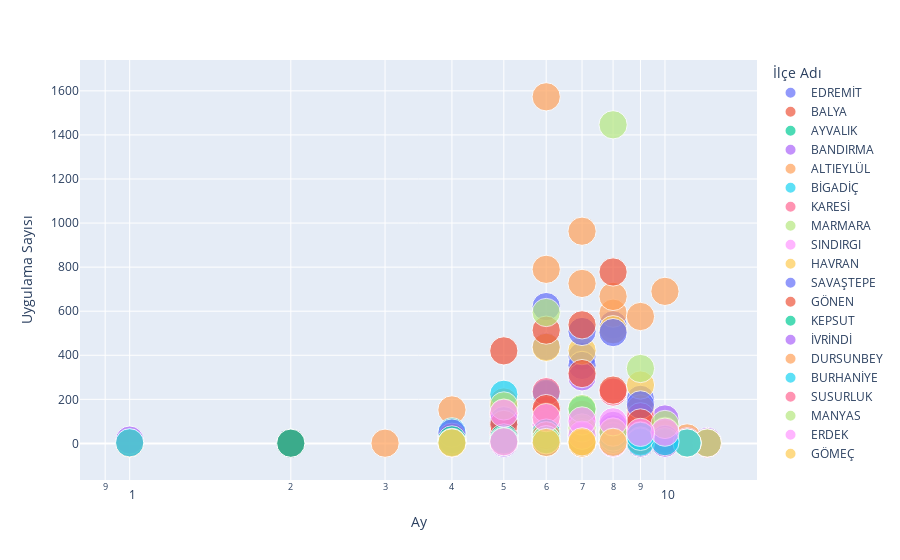

This figure's notebook cell:
### Code cell
fig = px.scatter(data, x="Ay", y="Uygulama Sayısı",size="Yıl",color='İlçe Adı',
                 hover_name="Ay", log_x=1)

fig.show()

### Figure 1 — Plotly figure (JSON) as saved in the notebook; plotly's stock layout.template omitted (floating-point values rounded to 4 significant figures)
{"data": [{"hovertemplate": "<b>%{hovertext}</b><br><br>İlçe Adı=EDREMİT<br>Ay=%{x}<br>Uygulama Sayısı=%{y}<br>Yıl=%{marker.size}<extra></extra>", "hovertext": [2, 1, 10, 9, 8, 7, 6, 5, 4, 2, 12, 11, 10, 9, 8, 7, 6, 5, 4], "legendgroup": "EDREMİT", "marker": {"color": "#636efa", "size": [2018, 2018, 2017, 2017, 2017, 2017, 2017, 2017, 2017, 2017, 2016, 2016, 2016, 2016, 2016, 2016, 2016, 2016, 2016], "sizemode": "area", "sizeref": 5.045, "symbol": "circle"}, "mode": "markers", "name": "EDREMİT", "showlegend": true, "type": "scatter", "x": [2, 1, 10, 9, 8, 7, 6, 5, 4, 2, 12, 11, 10, 9, 8, 7, 6, 5, 4], "xaxis": "x", "y": [1, 2, 6, 200, 538, 396, 84, 29, 17, 1, 2, 1, 32, 108, 514, 354, 440, 37, 23], "yaxis": "y"}, {"hovertemplate": "<b>%{hovertext}</b><br><br>İlçe Adı=BALYA<br>Ay=%{x}<br>Uygulama Sayısı=%{y}<br>Yıl=%{marker.size}<extra></extra>", "hovertext": [2, 9, 8, 7, 9, 8, 7, 6], "legendgroup": "BALYA", "marker": {"color": "#EF553B", "size": [2018, 2017, 2017, 2017, 2016, 2016, 2016, 2016], "sizemode": "area", "sizeref": 5.045, "symbol": "circle"}, "mode": "markers", "name": "BALYA", "showlegend": true, "type": "scatter", "x": [2, 9, 8, 7, 9, 8, 7, 6], "xaxis": "x", "y": [1, 4, 22, 23, 19, 55, 41, 64], "yaxis": "y"}, {"hovertemplate": "<b>%{hovertext}</b><br><br>İlçe Adı=AYVALIK<br>Ay=%{x}<br>Uygulama Sayısı=%{y}<br>Yıl=%{marker.size}<extra></extra>", "hovertext": [2, 9, 8, 7, 6, 5, 4, 10, 9, 8, 7, 6, 5], "legendgroup": "AYVALIK", "marker": {"color": "#00cc96", "size": [2018, 2017, 2017, 2017, 2017, 2017, 2017, 2016, 2016, 2016, 2016, 2016, 2016], "sizemode": "area", "sizeref": 5.045, "symbol": "circle"}, "mode": "markers", "name": "AYVALIK", "showlegend": true, "type": "scatter", "x": [2, 9, 8, 7, 6, 5, 4, 10, 9, 8, 7, 6, 5], "xaxis": "x", "y": [1, 93, 5, 41, 42, 3, 8, 3, 1, 8, 10, 8, 12], "yaxis": "y"}, {"hovertemplate": "<b>%{hovertext}</b><br><br>İlçe Adı=BANDIRMA<br>Ay=%{x}<br>Uygulama Sayısı=%{y}<br>Yıl=%{marker.size}<extra></extra>", "hovertext": [1, 12, 10, 9, 8, 7, 6, 5, 12, 11, 10, 9, 8, 7, 6, 5], "legendgroup": "BANDIRMA", "marker": {"color": "#ab63fa", "size": [2018, 2017, 2017, 2017, 2017, 2017, 2017, 2017, 2016, 2016, 2016, 2016, 2016, 2016, 2016, 2016], "sizemode": "area", "sizeref": 5.045, "symbol": "circle"}, "mode": "markers", "name": "BANDIRMA", "showlegend": true, "type": "scatter", "x": [1, 12, 10, 9, 8, 7, 6, 5, 12, 11, 10, 9, 8, 7, 6, 5], "xaxis": "x", "y": [15, 9, 12, 24, 66, 89, 50, 4, 1, 14, 111, 106, 82, 302, 223, 165], "yaxis": "y"}, {"hovertemplate": "<b>%{hovertext}</b><br><br>İlçe Adı=ALTIEYLÜL<br>Ay=%{x}<br>Uygulama Sayısı=%{y}<br>Yıl=%{marker.size}<extra></extra>", "hovertext": [1, 12, 11, 10, 9, 8, 7, 6, 5, 4, 3, 11, 10, 9, 8, 7, 6, 5, 4], "legendgroup": "ALTIEYLÜL", "marker": {"color": "#FFA15A", "size": [2018, 2017, 2017, 2017, 2017, 2017, 2017, 2017, 2017, 2017, 2017, 2016, 2016, 2016, 2016, 2016, 2016, 2016, 2016], "sizemode": "area", "sizeref": 5.045, "symbol": "circle"}, "mode": "markers", "name": "ALTIEYLÜL", "showlegend": true, "type": "scatter", "x": [1, 12, 11, 10, 9, 8, 7, 6, 5, 4, 3, 11, 10, 9, 8, 7, 6, 5, 4], "xaxis": "x", "y": [1, 1, 2, 26, 157, 591, 726, 790, 188, 3, 1, 25, 690, 576, 667, 963, 1573, 135, 152], "yaxis": "y"}, {"hovertemplate": "<b>%{hovertext}</b><br><br>İlçe Adı=BİGADİÇ<br>Ay=%{x}<br>Uygulama Sayısı=%{y}<br>Yıl=%{marker.size}<extra></extra>", "hovertext": [1, 11, 9, 8, 7, 6, 5, 4, 10, 9, 8, 7, 6, 5, 4], "legendgroup": "BİGADİÇ", "marker": {"color": "#19d3f3", "size": [2018, 2017, 2017, 2017, 2017, 2017, 2017, 2017, 2016, 2016, 2016, 2016, 2016, 2016, 2016], "sizemode": "area", "sizeref": 5.045, "symbol": "circle"}, "mode": "markers", "name": "BİGADİÇ", "showlegend": true, "type": "scatter", "x": [1, 11, 9, 8, 7, 6, 5, 4, 10, 9, 8, 7, 6, 5, 4], "xaxis": "x", "y": [3, 3, 12, 16, 63, 228, 223, 4, 6, 1, 1, 3, 51, 35, 53], "yaxis": "y"}, {"hovertemplate": "<b>%{hovertext}</b><br><br>İlçe Adı=KARESİ<br>Ay=%{x}<br>Uygulama Sayısı=%{y}<br>Yıl=%{marker.size}<extra></extra>", "hovertext": [12, 11, 9, 8, 7, 6, 5, 4, 12, 10, 9, 8, 7, 6, 5, 4], "legendgroup": "KARESİ", "marker": {"color": "#FF6692", "size": [2017, 2017, 2017, 2017, 2017, 2017, 2017, 2017, 2016, 2016, 2016, 2016, 2016, 2016, 2016, 2016], "sizemode": "area", "sizeref": 5.045, "symbol": "circle"}, "mode": "markers", "name": "KARESİ", "showlegend": true, "type": "scatter", "x": [12, 11, 9, 8, 7, 6, 5, 4, 12, 10, 9, 8, 7, 6, 5, 4], "xaxis": "x", "y": [3, 8, 9, 47, 132, 150, 38, 1, 1, 17, 121, 233, 28, 235, 46, 28], "yaxis": "y"}, {"hovertemplate": "<b>%{hovertext}</b><br><br>İlçe Adı=MARMARA<br>Ay=%{x}<br>Uygulama Sayısı=%{y}<br>Yıl=%{marker.size}<extra></extra>", "hovertext": [12, 9, 8], "legendgroup": "MARMARA", "marker": {"color": "#B6E880", "size": [2017, 2017, 2017], "sizemode": "area", "sizeref": 5.045, "symbol": "circle"}, "mode": "markers", "name": "MARMARA", "showlegend": true, "type": "scatter", "x": [12, 9, 8], "xaxis": "x", "y": [2, 2, 3], "yaxis": "y"}, {"hovertemplate": "<b>%{hovertext}</b><br><br>İlçe Adı=SINDIRGI<br>Ay=%{x}<br>Uygulama Sayısı=%{y}<br>Yıl=%{marker.size}<extra></extra>", "hovertext": [11, 9, 8, 7, 6, 5, 6], "legendgroup": "SINDIRGI", "marker": {"color": "#FF97FF", "size": [2017, 2017, 2017, 2017, 2017, 2017, 2016], "sizemode": "area", "sizeref": 5.045, "symbol": "circle"}, "mode": "markers", "name": "SINDIRGI", "showlegend": true, "type": "scatter", "x": [11, 9, 8, 7, 6, 5, 6], "xaxis": "x", "y": [1, 7, 1, 4, 85, 133, 5], "yaxis": "y"}, {"hovertemplate": "<b>%{hovertext}</b><br><br>İlçe Adı=HAVRAN<br>Ay=%{x}<br>Uygulama Sayısı=%{y}<br>Yıl=%{marker.size}<extra></extra>", "hovertext": [11, 10, 9, 8, 7, 6, 5, 4, 11, 10, 9, 8, 7, 6, 5, 4], "legendgroup": "HAVRAN", "marker": {"color": "#FECB52", "size": [2017, 2017, 2017, 2017, 2017, 2017, 2017, 2017, 2016, 2016, 2016, 2016, 2016, 2016, 2016, 2016], "sizemode": "area", "sizeref": 5.045, "symbol": "circle"}, "mode": "markers", "name": "HAVRAN", "showlegend": true, "type": "scatter", "x": [11, 10, 9, 8, 7, 6, 5, 4, 11, 10, 9, 8, 7, 6, 5, 4], "xaxis": "x", "y": [1, 55, 38, 17, 62, 120, 106, 10, 2, 44, 265, 516, 421, 436, 138, 11], "yaxis": "y"}, {"hovertemplate": "<b>%{hovertext}</b><br><br>İlçe Adı=SAVAŞTEPE<br>Ay=%{x}<br>Uygulama Sayısı=%{y}<br>Yıl=%{marker.size}<extra></extra>", "hovertext": [10, 9, 8, 7, 6, 5, 4, 10, 9, 8, 7, 6, 5, 4], "legendgroup": "SAVAŞTEPE", "marker": {"color": "#636efa", "size": [2017, 2017, 2017, 2017, 2017, 2017, 2017, 2016, 2016, 2016, 2016, 2016, 2016, 2016], "sizemode": "area", "sizeref": 5.045, "symbol": "circle"}, "mode": "markers", "name": "SAVAŞTEPE", "showlegend": true, "type": "scatter", "x": [10, 9, 8, 7, 6, 5, 4, 10, 9, 8, 7, 6, 5, 4], "xaxis": "x", "y": [17, 1, 2, 17, 31, 16, 5, 19, 175, 503, 508, 621, 103, 47], "yaxis": "y"}, {"hovertemplate": "<b>%{hovertext}</b><br><br>İlçe Adı=GÖNEN<br>Ay=%{x}<br>Uygulama Sayısı=%{y}<br>Yıl=%{marker.size}<extra></extra>", "hovertext": [10, 9, 8, 7, 6, 5, 9, 8, 7, 6, 5], "legendgroup": "GÖNEN", "marker": {"color": "#EF553B", "size": [2017, 2017, 2017, 2017, 2017, 2017, 2016, 2016, 2016, 2016, 2016], "sizemode": "area", "sizeref": 5.045, "symbol": "circle"}, "mode": "markers", "name": "GÖNEN", "showlegend": true, "type": "scatter", "x": [10, 9, 8, 7, 6, 5, 9, 8, 7, 6, 5], "xaxis": "x", "y": [3, 1, 242, 317, 158, 86, 93, 778, 538, 514, 420], "yaxis": "y"}, {"hovertemplate": "<b>%{hovertext}</b><br><br>İlçe Adı=KEPSUT<br>Ay=%{x}<br>Uygulama Sayısı=%{y}<br>Yıl=%{marker.size}<extra></extra>", "hovertext": [9, 8, 7, 6, 5, 4, 9], "legendgroup": "KEPSUT", "marker": {"color": "#00cc96", "size": [2017, 2017, 2017, 2017, 2017, 2017, 2016], "sizemode": "area", "sizeref": 5.045, "symbol": "circle"}, "mode": "markers", "name": "KEPSUT", "showlegend": true, "type": "scatter", "x": [9, 8, 7, 6, 5, 4, 9], "xaxis": "x", "y": [34, 46, 153, 47, 25, 16, 2], "yaxis": "y"}, {"hovertemplate": "<b>%{hovertext}</b><br><br>İlçe Adı=İVRİNDİ<br>Ay=%{x}<br>Uygulama Sayısı=%{y}<br>Yıl=%{marker.size}<extra></extra>", "hovertext": [9, 10, 8, 6, 5], "legendgroup": "İVRİNDİ", "marker": {"color": "#ab63fa", "size": [2017, 2016, 2016, 2016, 2016], "sizemode": "area", "sizeref": 5.045, "symbol": "circle"}, "mode": "markers", "name": "İVRİNDİ", "showlegend": true, "type": "scatter", "x": [9, 10, 8, 6, 5], "xaxis": "x", "y": [1, 1, 4, 5, 1], "yaxis": "y"}, {"hovertemplate": "<b>%{hovertext}</b><br><br>İlçe Adı=DURSUNBEY<br>Ay=%{x}<br>Uygulama Sayısı=%{y}<br>Yıl=%{marker.size}<extra></extra>", "hovertext": [9, 8, 7, 6, 5], "legendgroup": "DURSUNBEY", "marker": {"color": "#FFA15A", "size": [2017, 2017, 2017, 2017, 2017], "sizemode": "area", "sizeref": 5.045, "symbol": "circle"}, "mode": "markers", "name": "DURSUNBEY", "showlegend": true, "type": "scatter", "x": [9, 8, 7, 6, 5], "xaxis": "x", "y": [11, 33, 49, 35, 8], "yaxis": "y"}, {"hovertemplate": "<b>%{hovertext}</b><br><br>İlçe Adı=BURHANİYE<br>Ay=%{x}<br>Uygulama Sayısı=%{y}<br>Yıl=%{marker.size}<extra></extra>", "hovertext": [9, 8, 7, 6, 5, 11, 10, 9, 8, 7, 4], "legendgroup": "BURHANİYE", "marker": {"color": "#19d3f3", "size": [2017, 2017, 2017, 2017, 2017, 2016, 2016, 2016, 2016, 2016, 2016], "sizemode": "area", "sizeref": 5.045, "symbol": "circle"}, "mode": "markers", "name": "BURHANİYE", "showlegend": true, "type": "scatter", "x": [9, 8, 7, 6, 5, 11, 10, 9, 8, 7, 4], "xaxis": "x", "y": [6, 18, 28, 16, 16, 2, 8, 32, 29, 2, 3], "yaxis": "y"}, {"hovertemplate": "<b>%{hovertext}</b><br><br>İlçe Adı=SUSURLUK<br>Ay=%{x}<br>Uygulama Sayısı=%{y}<br>Yıl=%{marker.size}<extra></extra>", "hovertext": [8, 7], "legendgroup": "SUSURLUK", "marker": {"color": "#FF6692", "size": [2017, 2016], "sizemode": "area", "sizeref": 5.045, "symbol": "circle"}, "mode": "markers", "name": "SUSURLUK", "showlegend": true, "type": "scatter", "x": [8, 7], "xaxis": "x", "y": [52, 1], "yaxis": "y"}, {"hovertemplate": "<b>%{hovertext}</b><br><br>İlçe Adı=MANYAS<br>Ay=%{x}<br>Uygulama Sayısı=%{y}<br>Yıl=%{marker.size}<extra></extra>", "hovertext": [8, 7, 6, 5, 10, 9, 8, 7, 6, 5, 4], "legendgroup": "MANYAS", "marker": {"color": "#B6E880", "size": [2017, 2017, 2017, 2017, 2016, 2016, 2016, 2016, 2016, 2016, 2016], "sizemode": "area", "sizeref": 5.045, "symbol": "circle"}, "mode": "markers", "name": "MANYAS", "showlegend": true, "type": "scatter", "x": [8, 7, 6, 5, 10, 9, 8, 7, 6, 5, 4], "xaxis": "x", "y": [51, 70, 17, 10, 86, 340, 1446, 158, 594, 170, 5], "yaxis": "y"}, {"hovertemplate": "<b>%{hovertext}</b><br><br>İlçe Adı=ERDEK<br>Ay=%{x}<br>Uygulama Sayısı=%{y}<br>Yıl=%{marker.size}<extra></extra>", "hovertext": [8, 7, 5, 10, 9, 8, 7, 6, 5], "legendgroup": "ERDEK", "marker": {"color": "#FF97FF", "size": [2017, 2017, 2017, 2016, 2016, 2016, 2016, 2016, 2016], "sizemode": "area", "sizeref": 5.045, "symbol": "circle"}, "mode": "markers", "name": "ERDEK", "showlegend": true, "type": "scatter", "x": [8, 7, 5, 10, 9, 8, 7, 6, 5], "xaxis": "x", "y": [1, 37, 7, 51, 50, 98, 102, 117, 137], "yaxis": "y"}, {"hovertemplate": "<b>%{hovertext}</b><br><br>İlçe Adı=GÖMEÇ<br>Ay=%{x}<br>Uygulama Sayısı=%{y}<br>Yıl=%{marker.size}<extra></extra>", "hovertext": [7, 6, 4, 8, 7], "legendgroup": "GÖMEÇ", "marker": {"color": "#FECB52", "size": [2017, 2017, 2017, 2016, 2016], "sizemode": "area", "sizeref": 5.045, "symbol": "circle"}, "mode": "markers", "name": "GÖMEÇ", "showlegend": true, "type": "scatter", "x": [7, 6, 4, 8, 7], "xaxis": "x", "y": [1, 4, 2, 5, 7], "yaxis": "y"}], "layout": {"legend": {"itemsizing": "constant", "title": {"text": "İlçe Adı"}, "tracegroupgap": 0}, "margin": {"t": 60}, "xaxis": {"anchor": "y", "domain": [0, 1], "title": {"text": "Ay"}, "type": "log"}, "yaxis": {"anchor": "x", "domain": [0, 1], "title": {"text": "Uygulama Sayısı"}}}}
